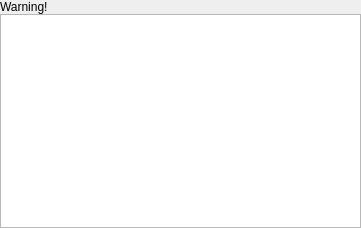
<?xml version="1.0" encoding="UTF-8"?>
<ui version="4.0">
 <class>MessageBase</class>
 <widget class="QWidget" name="MessageBase">
  <property name="geometry">
   <rect>
    <x>0</x>
    <y>0</y>
    <width>361</width>
    <height>228</height>
   </rect>
  </property>
  <property name="windowTitle">
   <string>Form1</string>
  </property>
  <layout class="QGridLayout">
   <property name="margin">
    <number>0</number>
   </property>
   <property name="spacing">
    <number>0</number>
   </property>
   <item row="0" column="0">
    <widget class="QLabel" name="messageLabel">
     <property name="text">
      <string>Warning!</string>
     </property>
     <property name="wordWrap">
      <bool>false</bool>
     </property>
     <property name="margin">
      <number>4</number>
     </property>
    </widget>
   </item>
   <item row="1" column="0">
    <widget class="KTextBrowser" name="messageText"/>
   </item>
  </layout>
 </widget>
 <layoutdefault spacing="6" margin="11"/>
 <pixmapfunction>qPixmapFromMimeSource</pixmapfunction>
 <customwidgets>
  <customwidget>
   <class>KTextBrowser</class>
   <extends>QTextBrowser</extends>
   <header>ktextbrowser.h</header>
  </customwidget>
 </customwidgets>
 <includes>
  <include location="local">ktextbrowser.h</include>
 </includes>
 <resources/>
 <connections/>
</ui>
